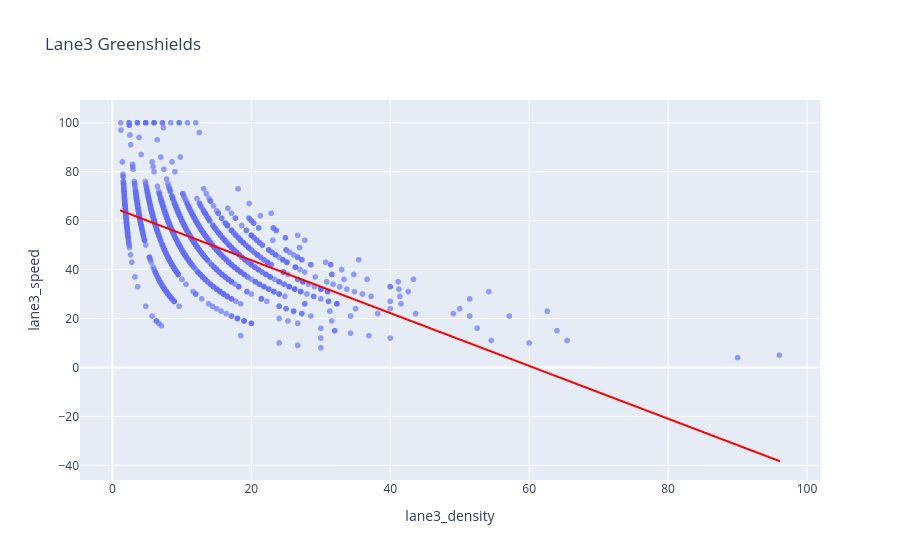

The code cell stored with this chart in its notebook:
### Code cell
greenshields_fig3 = px.scatter(
    traffic_df,
    x="lane3_density",
    y="lane3_speed",
    opacity=0.65,
    trendline="ols",
    trendline_color_override="red",
    title="Lane3 Greenshields"
)

greenshields_fig3.show()

### Figure 1 — Plotly figure (JSON) as saved in the notebook; plotly's stock layout.template omitted (floating-point values rounded to 4 significant figures; data arrays with more than 128 entries replaced by an {"elided": "..."} marker saying what was removed)
{"data": [{"hovertemplate": "lane3_density=%{x}<br>lane3_speed=%{y}<extra></extra>", "legendgroup": "", "marker": {"color": "#636efa", "opacity": 0.65, "symbol": "circle"}, "mode": "markers", "name": "", "showlegend": false, "type": "scattergl", "x": {"elided": "2552 float values"}, "xaxis": "x", "y": {"elided": "2552 float values"}, "yaxis": "y"}, {"hovertemplate": "<b>OLS trendline</b><br>lane3_speed = -1.07954 * lane3_density + 65.3943<br>R<sup>2</sup>=0.423359<br><br>lane3_density=%{x}<br>lane3_speed=%{y} <b>(trend)</b><extra></extra>", "legendgroup": "", "line": {"color": "red"}, "marker": {"color": "#636efa", "symbol": "circle"}, "mode": "lines", "name": "", "showlegend": false, "type": "scattergl", "x": {"elided": "2552 float values"}, "xaxis": "x", "y": {"elided": "2552 float values"}, "yaxis": "y"}], "layout": {"legend": {"tracegroupgap": 0}, "title": {"text": "Lane3 Greenshields"}, "xaxis": {"anchor": "y", "domain": [0, 1], "title": {"text": "lane3_density"}}, "yaxis": {"anchor": "x", "domain": [0, 1], "title": {"text": "lane3_speed"}}}}
